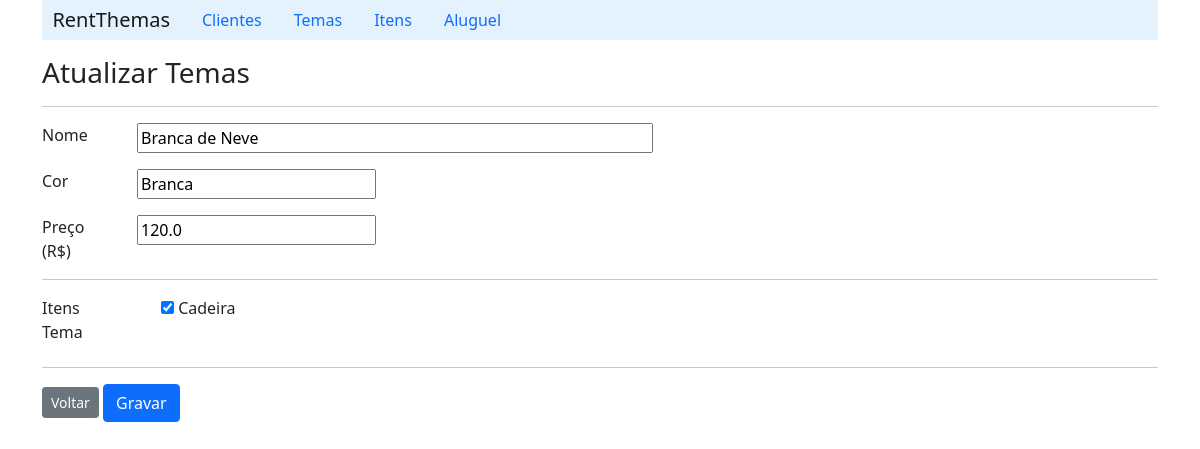
Page /detailTheme/1 on the earlier database version.
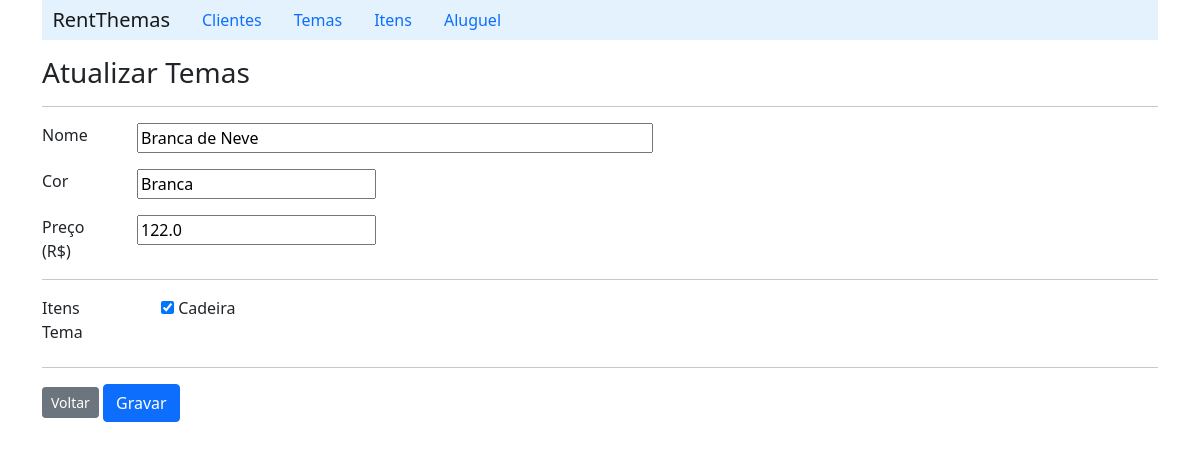
Same page on the later database version.
### rent/models.py (models this page shows, shortened)
class Theme(models.Model):
    name = models.CharField(max_length=20, blank=False)
    color = models.CharField(max_length=10)
    price = models.FloatField()
    itens =  models.ManyToManyField('Item', related_name='themes')

### rent/views.py (the view)
# urls.py: path('detailTheme/<int:id>', ThemeViews.detailTheme),
    def detailTheme(request, id):
        theme = Theme.objects.get(pk=id)
        return render(request, 'theme/formEditTheme.html', {'theme': theme} )

### rent/templates/theme/formEditTheme.html (shortened to what this page needs)
{% extends "index.html" %}
{% block content %}
    <h3>Atualizar Temas</h3>
    <hr>
        <form action="/updateTheme/{{theme.id}}" method="post">
            <div class="row mb-3">
                <label class="col-sm-1" for="">Nome</label>
                <div class="col-sm-11">
                    <input type="text" size="50" name="name" value="{{theme.name}}">
                </div>
            </div>
           <div class="row mb-3">
                    <label class="col-sm-1" for="">Cor</label>
                    <div class="col-sm-11">
                        <input type="text" size="20" name="color" value="{{theme.color}}">
                    </div>
           </div>
            <div class="row mb-3">
                <label class="col-sm-1" for="">Preço (R$)</label>
                <div class="col-sm-11">
                    <input type="text" size="20" name="price" value="{{theme.price}}">
                </div>
            </div>
            <hr>
            <fieldset class="row mb-3">
                <legend class="col-form-label col-sm-1 pt-0">Itens Tema</legend>
                <div class="col-sm-11">
                    {% for item in theme.itens.all %}
                        {% if item%}
                            <div class="form-check">
                                <input type="checkbox" name="item" value="{{item.id}}" id="" checked>
                                <label for="item_name">{{item.name}}</label>
                            </div>
                        {% endif%}
                    {% endfor %}
                </div>
            </fieldset>
            <hr>
        <a class="btn btn-secondary btn-sm" href="/listTheme">Voltar</a>
        <input class="btn btn-primary" type="submit" value="Gravar">
        </form>
{% endblock %}

Differences in the rows shown:
changed Theme "Branca de Neve": price "120.0" → "122.0"
